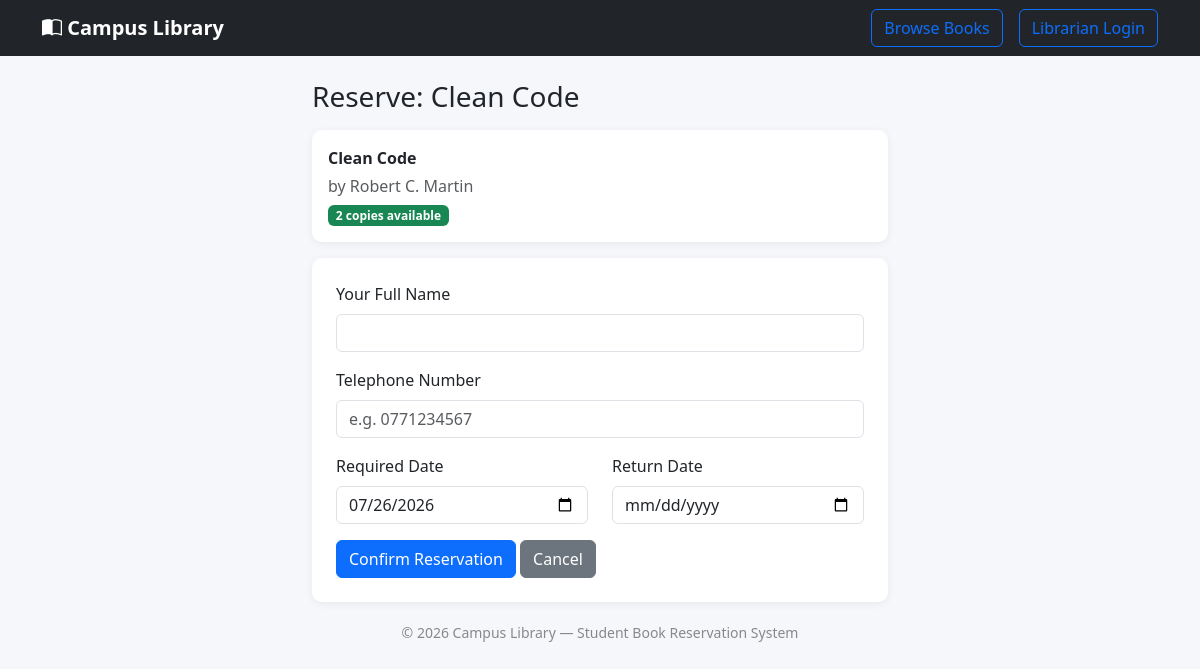
Before: /reserve.php?book_id=2 with the older database file.
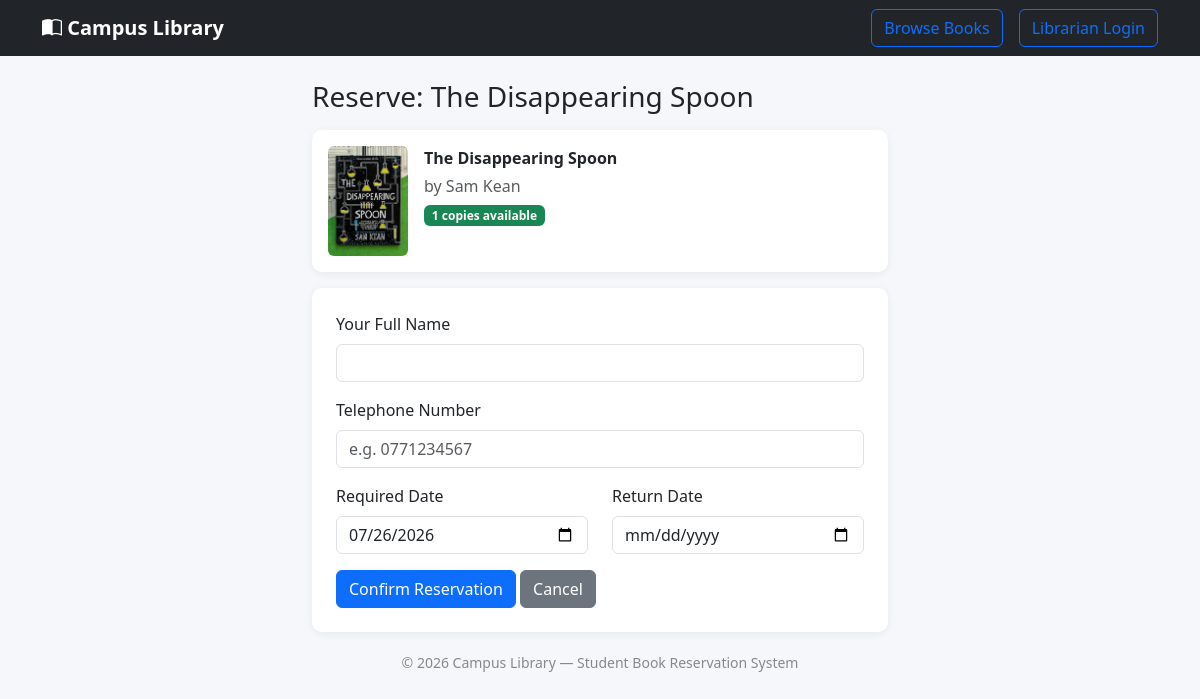
After: the same page with the newer database file.
### tables this page shows
CREATE TABLE IF NOT EXISTS books (
    id INT AUTO_INCREMENT PRIMARY KEY,
    title VARCHAR(150) NOT NULL,
    author VARCHAR(100) NOT NULL,
    isbn VARCHAR(20) NOT NULL UNIQUE,
    genre VARCHAR(50) NOT NULL,
    total_copies INT NOT NULL DEFAULT 1,
    available_copies INT NOT NULL DEFAULT 1,
    cover_image VARCHAR(255) DEFAULT NULL,
    created_at TIMESTAMP DEFAULT CURRENT_TIMESTAMP
);

### includes/functions.php (called while the page is built, shortened)
<?php
function e($string) {
    return htmlspecialchars($string ?? '', ENT_QUOTES, 'UTF-8');
}

### reserve.php (the view, shortened to what this page needs)
<?php
require_once __DIR__ . '/config/db.php';
require_once __DIR__ . '/includes/functions.php';
$book_id = (int)($_GET['book_id'] ?? $_POST['book_id'] ?? 0);
$stmt = $conn->prepare('SELECT * FROM books WHERE id = ?');
$stmt->bind_param('i', $book_id);
$stmt->execute();
$book = $stmt->get_result()->fetch_assoc();
$student_name = $telephone = '';
$request_date = date('Y-m-d');
$return_date = '';
require_once __DIR__ . '/includes/header.php';
require_once __DIR__ . '/includes/navbar_public.php';
?>
<div class="container" style="max-width:600px;">
    <h3 class="mb-3">Reserve: <?php echo e($book['title']); ?></h3>
    <div class="card p-3 mb-3 d-flex flex-row gap-3">
        <?php if ($book['cover_image']): ?>
            <img src="uploads/<?php echo e($book['cover_image']); ?>" style="width:80px;height:110px;object-fit:cover;border-radius:6px;">
        <?php endif; ?>
        <div>
            <p class="mb-1"><strong><?php echo e($book['title']); ?></strong></p>
            <p class="mb-1 text-muted">by <?php echo e($book['author']); ?></p>
            <span class="badge bg-success"><?php echo (int)$book['available_copies']; ?> copies available</span>
        </div>
    </div>
    <?php if ($book['available_copies'] < 1): ?>
        <div class="alert alert-warning">This book is currently out of stock and cannot be reserved.</div>
        <a href="index.php" class="btn btn-secondary">&larr; Back to catalog</a>
    <?php else: ?>
    <div class="card p-4">
        <form method="POST">
            <div class="mb-3">
                <label class="form-label">Your Full Name</label>
                <input type="text" name="student_name" class="form-control" value="<?php echo e($student_name); ?>" required>
            </div>
            <div class="mb-3">
                <label class="form-label">Telephone Number</label>
                <input type="text" name="telephone" class="form-control" placeholder="e.g. 0771234567" value="<?php echo e($telephone); ?>" required>
            </div>
            <div class="row">
                <div class="col-md-6 mb-3">
                    <label class="form-label">Required Date</label>
                    <input type="date" name="request_date" class="form-control" value="<?php echo e($request_date); ?>" min="<?php echo date('Y-m-d'); ?>" required>
                </div>
                <div class="col-md-6 mb-3">
                    <label class="form-label">Return Date</label>
                    <input type="date" name="return_date" class="form-control" value="<?php echo e($return_date); ?>" required>
                </div>
            </div>
            <button type="submit" class="btn btn-primary">Confirm Reservation</button>
            <a href="index.php" class="btn btn-secondary">Cancel</a>
        </form>
    </div>
    <?php endif; ?>
</div>
<?php require_once __DIR__ . '/includes/footer.php'; ?>

Changed rows visible on the page:
changed books: title "Clean Code" → "The Disappearing Spoon"; cover_image: picture added; author "Robert C. Martin" → "Sam Kean"; available_copies "2" → "1"
